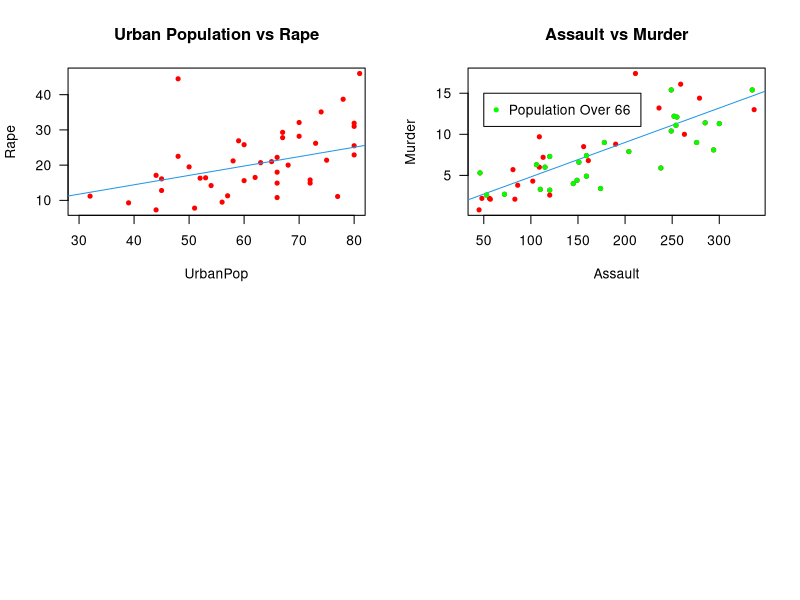

This figure's R source:
# Violent Crime Rates by US State
attach(USArrests)
par(mfrow=c(2,2))

plot(UrbanPop,Rape,main="Urban Population vs Rape",las=1, xlim = c(30,80),pch=20,col="red")
abline(lm(Rape~UrbanPop),col=4)

plot(Assault,Murder,main="Assault vs Murder",las=1,pch=20,col="red")
abline(lm(Murder~Assault),col=4)
population.median <- median(USArrests$UrbanPop)
points(USArrests$Assault[USArrests$UrbanPop >= population.median], 
       USArrests$Murder[USArrests$UrbanPop >= population.median],col="green",pch=20 )

legend(x=50,y=15,legend=c("Population Over 66 "), col = c("green"), pch = 20)

cities <- USArrests[c(USArrests$UrbanPop >= population.median),]
cities <- cities[c("UrbanPop")]

